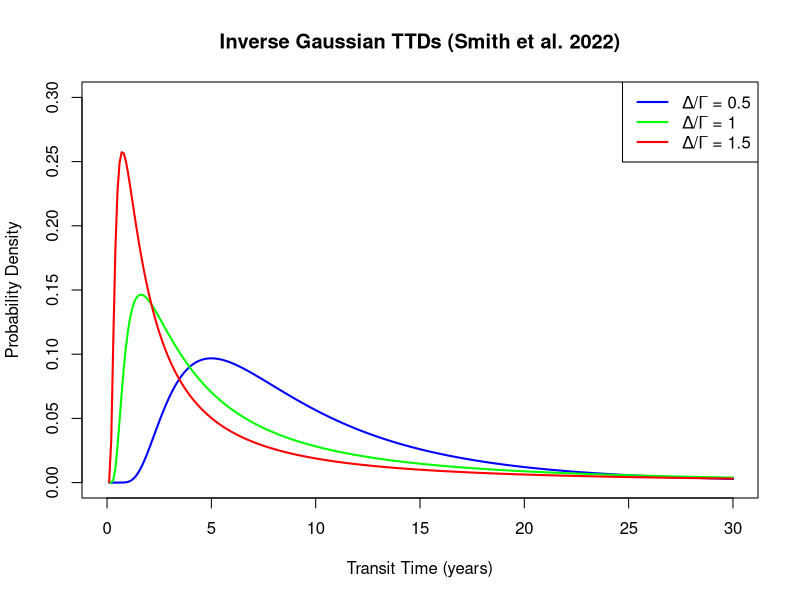

Recreate this plot in R.
rm(list = ls())
# Define the TTD function (Inverse Gaussian)
ttd <- function(t, Gamma, Delta) {
  # ifelse(t <= 0, 0,
  sqrt(Gamma^3 / (4 * pi * Delta^2 * t^3)) *
    exp(-Gamma* (t-Gamma)^2 / (4 * Delta^2 * t))
}

# Define parameters
Gamma <- 10
rel_widths <- c(0.5, 1.0, 1.5)  # Δ/Γ values
t_vals <- seq(0.1, 30, by = 0.1)  # Avoid t = 0 to prevent division by zero

# Set up plot
plot(NULL, xlim = c(0, 30), ylim = c(0, 0.3),
     xlab = "Transit Time (years)",
     ylab = "Probability Density",
     main = "Inverse Gaussian TTDs (Smith et al. 2022)")

# Plot curves for each Δ/Γ
colors <- c("blue", "green", "red")
for (i in seq_along(rel_widths)) {
  Delta <- rel_widths[i] * Gamma
  lines(t_vals, ttd(t_vals, Gamma, Delta), col = colors[i], lwd = 2)
}

# Add legend
legend("topright", legend = paste0("Δ/Γ = ", rel_widths),
       col = colors, lwd = 2)
